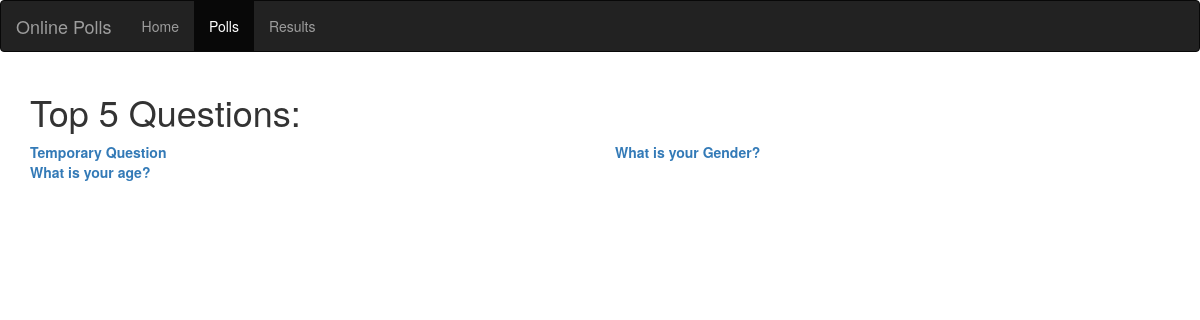
The page /polls/ on the database as committed earlier.
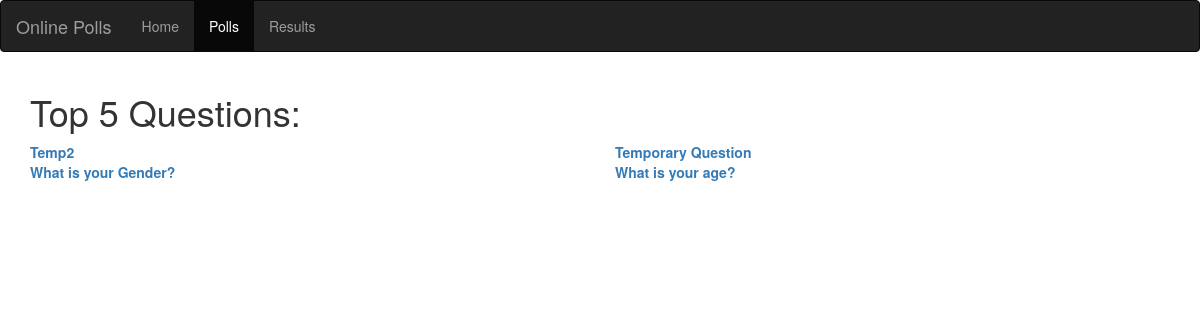
The same page on the database as committed later.
### polls/models.py (models this page shows, shortened)
@python_2_unicode_compatible  #for python 2 support
class Question(models.Model):
	question_text = models.CharField(max_length=200)
	pub_date = models.DateTimeField('Date Published')
	category = models.CharField(max_length=50,null=True)

### polls/views.py (the view)
class IndexView(generic.ListView):
	template_name='polls/index1.html'
	context_object_name= 'latest_question_list'
	def get_queryset(self):
		return Question.objects.order_by('-pub_date')[:5]

### polls/templates/polls/index1.html (shortened to what this page needs)
<!DOCTYPE html>
<html lang="en">
<head>
    <link rel="stylesheet" href="http://maxcdn.bootstrapcdn.com/bootstrap/3.3.4/css/bootstrap.min.css">
</head>
<body>
    <nav class="navbar navbar-inverse">
        <div class="container-fluid">
            <div class="navbar-header">
                <a href="#" class="navbar-brand">Online Polls</a>
            </div>
            <div>
                <ul class="nav navbar-nav">
                    <li ><a href="/">Home</a></li>
                    <li class="active"><a href="#">Polls</a></li>
                    <li><a href="#">Results</a></li>
                </ul>
            </div>
        </div>
    </nav>
    <div class="container">
{% if latest_question_list %}
        <h1>Top 5 Questions: </h1>
        <div class="row" >
		{% for question in latest_question_list %}
            <div class="col-md-6 solid" style="background-color: #FFFFFF margin-top:20px" >
            <strong><a href="{% url 'polls:detail' question.id %}">{{ question.question_text }}</a></strong><br/>
            </div>
        	{% endfor %}
    </div>
{% else %}
<p>NO polls are available.</p>
{% endif %}
</body>
</html>

Rows that differ between the two databases and show on the page:
added Question: question_text "Temp2"
